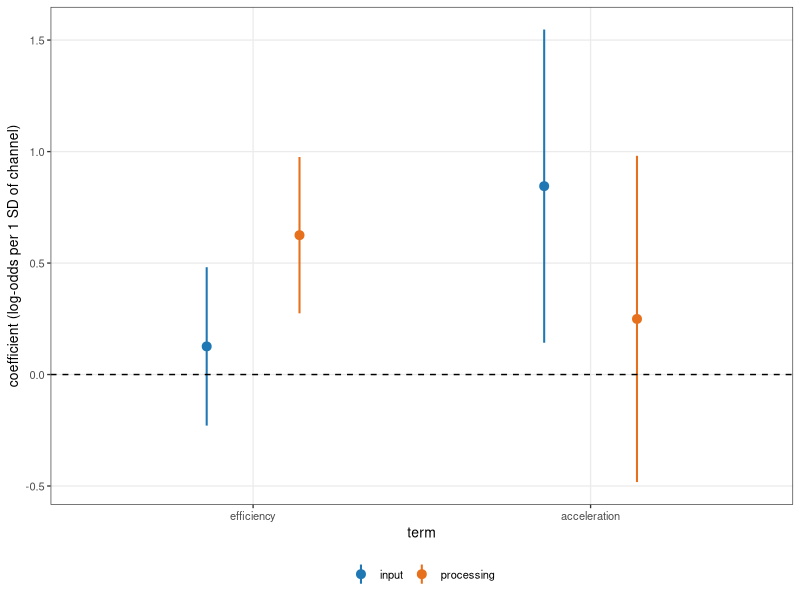
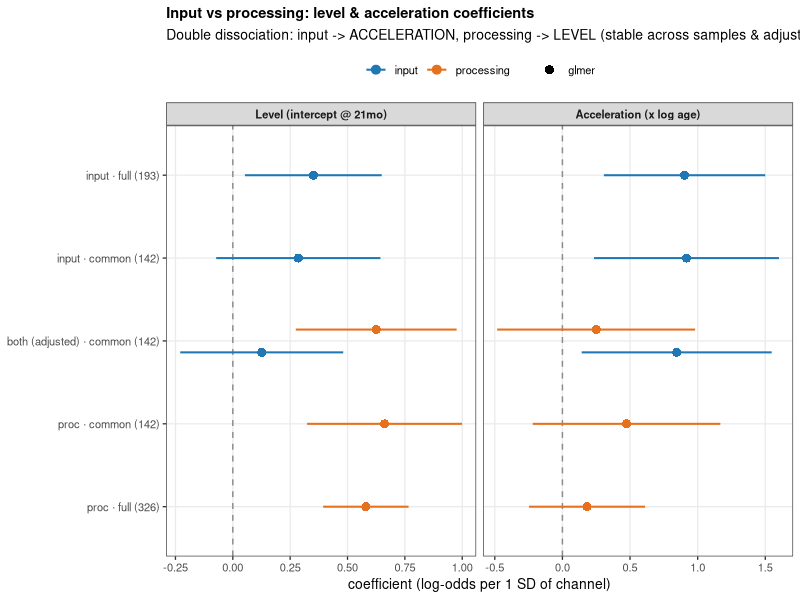
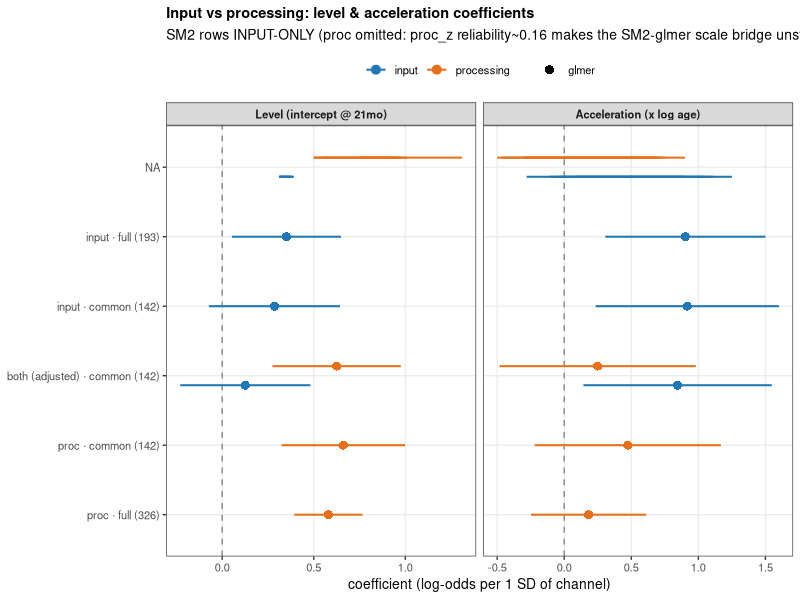
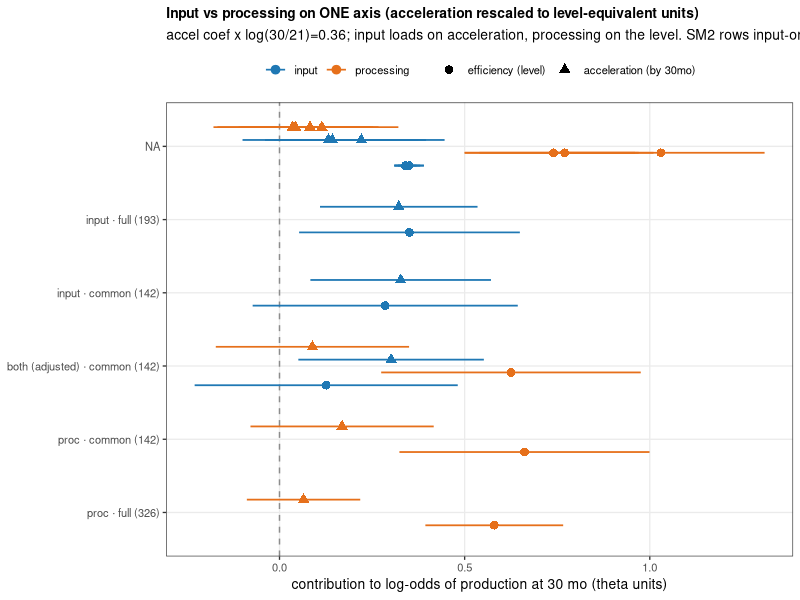

Recreate these plots in R, in order.
## Figure: input & processing coefficients (level + acceleration) with 95% CI
## across glmer specs/samples -- the robustness/benchmark view (cf. paper Fig 3B).
## v1 = glmer specs only; v2 = + Bayesian SM2 D'3 overlay (input channel, approx
## theta~logit scale). Reads results/glmer_ladder_coefs.csv. RUN LOCALLY.
suppressPackageStartupMessages({library(dplyr); library(ggplot2); library(here); library(readr); library(forcats)})
co  <- read_csv(here("studies/io_proc_glmer/results/glmer_ladder_coefs.csv"), show_col_types = FALSE)
sm2 <- read_csv(here("studies/io_proc_glmer/results/sm2_overlay.csv"), show_col_types = FALSE)  # static SM2 D'3 overlay
co  <- dplyr::bind_rows(co, sm2)

lab <- c(input_full="input · full (193)", input_common="input · common (142)",
         both_common="both (adjusted) · common (142)",
         proc_common="proc · common (142)", proc_full="proc · full (326)",
         SM2_n01="SM2 D'3 input · N(0,1)", SM2_n05="SM2 D'3 input · N(0,5)")
ord <- rev(c("input · full (193)","input · common (142)","both (adjusted) · common (142)",
             "proc · common (142)","proc · full (326)",
             "SM2 D'3 input · N(0,1)","SM2 D'3 input · N(0,5)"))
prep <- function(d) d %>% mutate(
  spec_lab = factor(lab[spec], levels = ord),
  term = factor(term, levels = c("level","acceleration"),
                labels = c("Level (intercept @ 21mo)","Acceleration (x log age)")),
  channel = factor(channel, levels = c("input","processing")))

dodge <- position_dodge(width = 0.55)
make_fig <- function(d, subtitle) ggplot(d, aes(est, spec_lab, color = channel, shape = model_type, group = channel)) +
  geom_vline(xintercept = 0, linetype = 2, color = "grey55") +
  geom_linerange(aes(xmin = lo, xmax = hi), position = dodge, linewidth = 0.7) +
  geom_point(position = dodge, size = 2.7) +
  facet_wrap(~ term, scales = "free_x") +
  scale_color_manual(values = c(input = "#1f78b4", processing = "#e6701b")) +
  scale_shape_manual(values = c(glmer = 16, `Bayesian N(0;1)` = 17, `Bayesian N(0;5)` = 2)) +
  labs(x = "coefficient (log-odds per 1 SD of channel)", y = NULL, color = NULL, shape = NULL,
       title = "Input vs processing: level & acceleration coefficients", subtitle = subtitle) +
  theme_bw(base_size = 10) +
  theme(legend.position = "top", panel.grid.minor = element_blank(),
        plot.title = element_text(face = "bold", size = 10.5), strip.text = element_text(face = "bold"))

### specific for the BUCLD abstract
both_data <- filter(co, spec == "both_common") |>
  mutate(term = fct_relevel(fct_recode(term, "efficiency" = "level"),
                            "efficiency"))

ggplot(both_data, 
       aes(x = term, y = est, color = channel)) +
  # geom_vline(xintercept = 0, linetype = 2, color = "grey55") +
  geom_linerange(aes(ymin = lo, ymax = hi), position = dodge, linewidth = 0.7) +
  geom_point(position = dodge, size = 2.7) +
  geom_hline(yintercept = 0, lty = 2) + 
  # facet_wrap(~ term, scales = "free_x") +
  scale_color_manual(values = c(input = "#1f78b4", processing = "#e6701b")) +
  labs(y = "coefficient (log-odds per 1 SD of channel)", y = NULL, color = NULL, shape = NULL) +
  theme_bw(base_size = 10) +
  theme(legend.position = "bottom", panel.grid.minor = element_blank())



### figures
p1 <- make_fig(prep(filter(co, model_type == "glmer")),
               "Double dissociation: input -> ACCELERATION, processing -> LEVEL (stable across samples & adjustment)")
ggsave(here("studies/io_proc_glmer/figs/io_proc_glmer_coefs.png"), p1, width = 10, height = 3.4, dpi = 150)

p2 <- make_fig(prep(co),
               "SM2 rows INPUT-ONLY (proc omitted: proc_z reliability~0.16 makes the SM2-glmer scale bridge unstable). N(0,1)->N(0,5) recovers input->accel 0.25->0.60; lambda_bar=1")
ggsave(here("studies/io_proc_glmer/figs/io_proc_glmer_coefs_vs_sm2.png"), p2, width = 10, height = 3.8, dpi = 150)

### ONE-AXIS view: acceleration rescaled to level-equivalent theta units.
### A slope coef b_accel contributes b_accel*log(t_ref/a0) to theta by age t_ref,
### so x log(30/21)=0.357 puts acceleration in the same units as the efficiency (level)
### effect -> both channels' effects on ONE comparable axis (theta ~ log-odds, lambda_bar=1).
A0 <- 21; T_REF <- 30; KACC <- log(T_REF / A0)
co_rs <- co %>% mutate(
  acc      = term == "acceleration",
  est2 = ifelse(acc, est * KACC, est),
  lo2  = ifelse(acc, lo  * KACC, lo),
  hi2  = ifelse(acc, hi  * KACC, hi),
  spec_lab = factor(lab[spec], levels = ord),
  channel  = factor(channel, levels = c("input", "processing")),
  term2    = factor(term, levels = c("level","acceleration"),
                    labels = c("efficiency (level)", paste0("acceleration (by ", T_REF, "mo)"))))
dodge2 <- position_dodge(width = 0.7)
p3 <- ggplot(co_rs, aes(est2, spec_lab, color = channel, shape = term2,
                        group = interaction(channel, term2))) +
  geom_vline(xintercept = 0, linetype = 2, color = "grey55") +
  geom_linerange(aes(xmin = lo2, xmax = hi2), position = dodge2, linewidth = 0.6) +
  geom_point(position = dodge2, size = 2.6) +
  scale_color_manual(values = c(input = "#1f78b4", processing = "#e6701b")) +
  scale_shape_manual(values = setNames(c(16, 17), levels(co_rs$term2))) +
  labs(x = sprintf("contribution to log-odds of production at %d mo (theta units)", T_REF),
       y = NULL, color = NULL, shape = NULL,
       title = "Input vs processing on ONE axis (acceleration rescaled to level-equivalent units)",
       subtitle = sprintf("accel coef x log(%d/%d)=%.2f; input loads on acceleration, processing on the level. SM2 rows input-only (proc_z reliability~0.16)", T_REF, A0, KACC)) +
  theme_bw(base_size = 10) +
  theme(legend.position = "top", panel.grid.minor = element_blank(),
        plot.title = element_text(face = "bold", size = 10))
ggsave(here("studies/io_proc_glmer/figs/io_proc_glmer_coefs_rescaled.png"), p3, width = 10, height = 4.0, dpi = 150)
cat("wrote figs/io_proc_glmer_coefs{,_vs_sm2,_rescaled}.png\n")
